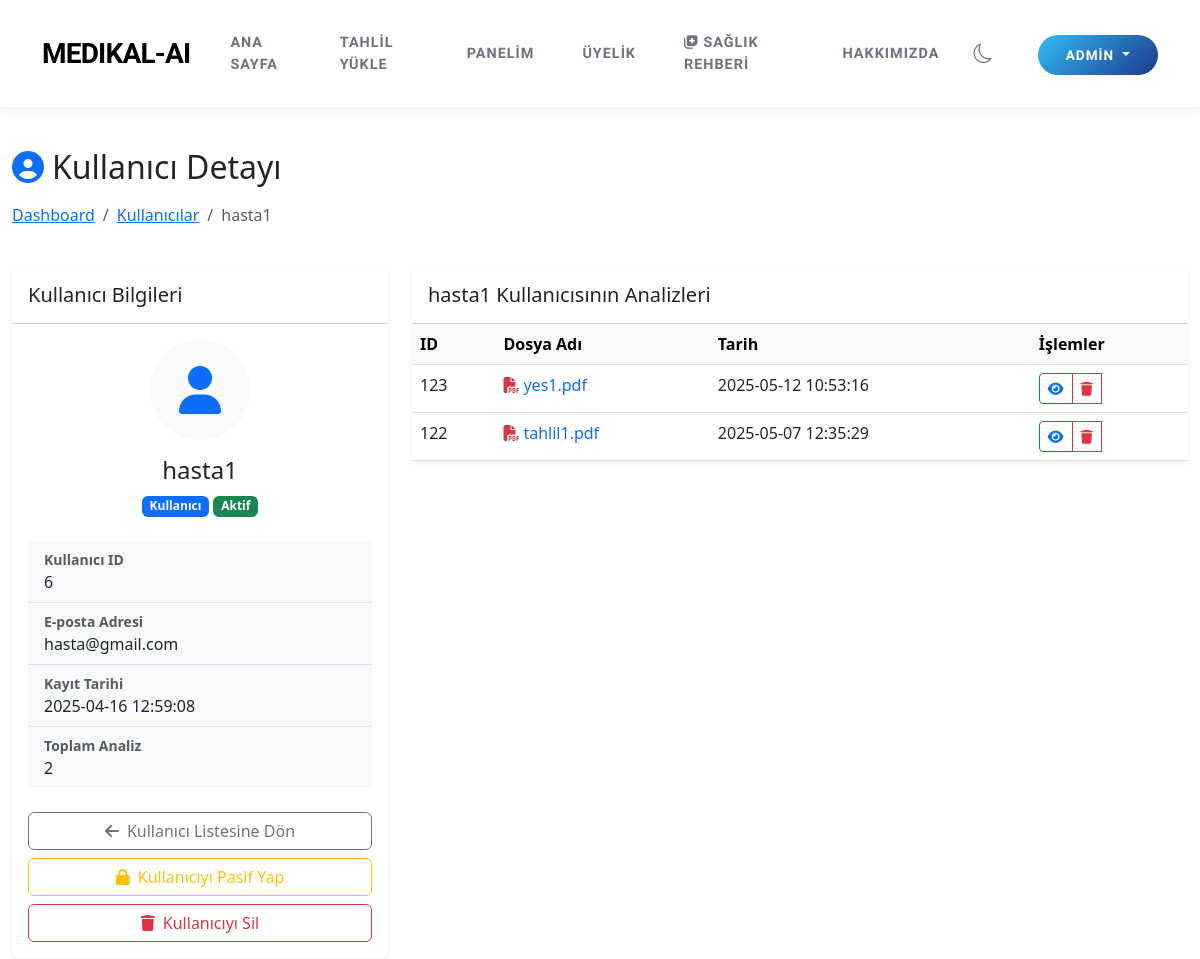
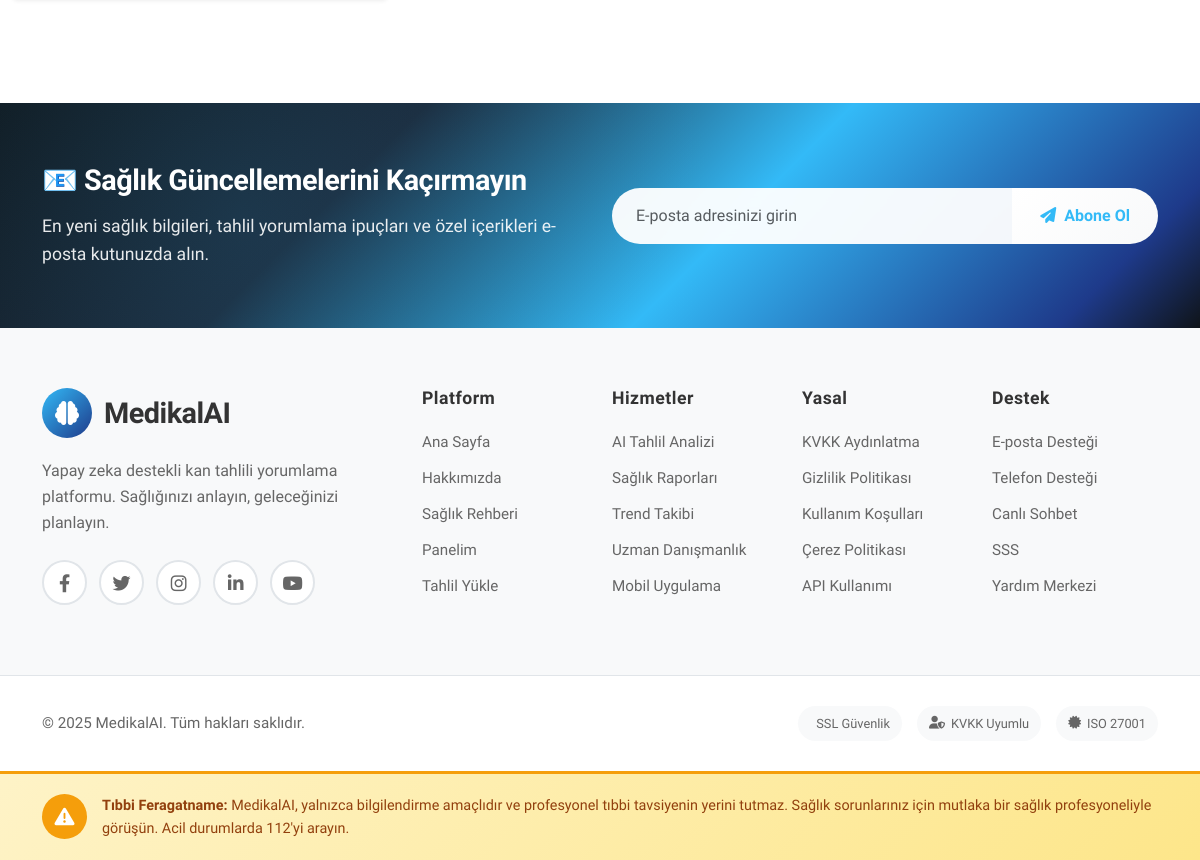
The app's page /admin/users/6 (signed in) with its own data (2 pictures, top to bottom).
### tables this page shows
CREATE TABLE users (
        id INTEGER PRIMARY KEY AUTOINCREMENT,
        username TEXT UNIQUE NOT NULL,
        password TEXT NOT NULL,
        email TEXT UNIQUE NOT NULL,
        created_at TIMESTAMP DEFAULT CURRENT_TIMESTAMP
    , role TEXT DEFAULT 'user', is_active BOOLEAN DEFAULT 1, login_count INTEGER DEFAULT 0, subscription_plan TEXT DEFAULT 'free', stripe_customer_id TEXT, subscription_status TEXT DEFAULT 'active', subscription_end_date TIMESTAMP);

CREATE TABLE analyses (
        id INTEGER PRIMARY KEY AUTOINCREMENT,
        user_id INTEGER,
        file_name TEXT,
        analysis_text TEXT,
        analysis_result TEXT,
        created_at TIMESTAMP DEFAULT CURRENT_TIMESTAMP, analysis_json TEXT, analysis_type TEXT DEFAULT 'kan',
        FOREIGN KEY (user_id) REFERENCES users (id)
    );

### app.py (the view)
@app.route('/admin/users/<int:user_id>')
@admin_required
def admin_user_detail(user_id):
    conn = sqlite3.connect(DB_PATH)
    conn.row_factory = sqlite3.Row
    c = conn.cursor()
    c.execute("SELECT * FROM users WHERE id = ?", (user_id,))
    user = c.fetchone()
    if not user:
        conn.close()
        flash('Kullanıcı bulunamadı!', 'danger')
        return redirect(url_for('admin_users'))
    c.execute("SELECT * FROM analyses WHERE user_id = ? ORDER BY created_at DESC", (user_id,))
    analyses = c.fetchall()
    conn.close()
    return render_template('admin/user_detail.html', user=user, analyses=analyses)

### templates/admin/user_detail.html (shortened to what this page needs)
{% extends "layout.html" %}
{% block content %}
<div class="container-fluid py-4">
    <div class="row mb-4">
        <div class="col-md-12">
            <h2 class="mb-3"><i class="fas fa-user-circle me-2 text-primary"></i>Kullanıcı Detayı</h2>
            <nav aria-label="breadcrumb">
                <ol class="breadcrumb">
                    <li class="breadcrumb-item"><a href="{{ url_for('admin_dashboard') }}">Dashboard</a></li>
                    <li class="breadcrumb-item"><a href="{{ url_for('admin_users') }}">Kullanıcılar</a></li>
                    <li class="breadcrumb-item active">{{ user.username }}</li>
                </ol>
            </nav>
        </div>
    </div>
    <div class="row g-4">
        <div class="col-md-4">
            <div class="card border-0 shadow-sm">
                <div class="card-header bg-white py-3">
                    <h5 class="mb-0">Kullanıcı Bilgileri</h5>
                </div>
                <div class="card-body">
                    <div class="text-center mb-4">
                        <div class="bg-light rounded-circle mx-auto mb-3 d-flex align-items-center justify-content-center" style="width: 100px; height: 100px;">
                            <i class="fas fa-user text-primary" style="font-size: 3rem;"></i>
                        </div>
                        <h4>{{ user.username }}</h4>
                        {% if user.role == 'admin' %}
                        <span class="badge bg-danger">Admin</span>
                        {% else %}
                        <span class="badge bg-primary">Kullanıcı</span>
                        {% endif %}
                        {% if user.is_active %}
                        <span class="badge bg-success">Aktif</span>
                        {% else %}
                        <span class="badge bg-danger">Pasif</span>
                        {% endif %}
                    </div>
                    <div class="list-group list-group-flush">
                        <div class="list-group-item bg-light">
                            <div class="fw-bold text-muted small">Kullanıcı ID</div>
                            <div>{{ user.id }}</div>
                        </div>
                        <div class="list-group-item bg-light">
                            <div class="fw-bold text-muted small">E-posta Adresi</div>
                            <div>{{ user.email }}</div>
                        </div>
                        <div class="list-group-item bg-light">
                            <div class="fw-bold text-muted small">Kayıt Tarihi</div>
                            <div>{{ user.created_at }}</div>
                        </div>
                        <div class="list-group-item bg-light">
                            <div class="fw-bold text-muted small">Toplam Analiz</div>
                            <div>{{ analyses|length }}</div>
                        </div>
                    </div>
                    <div class="d-grid gap-2 mt-4">
                        <a href="{{ url_for('admin_users') }}" class="btn btn-outline-secondary">
                            <i class="fas fa-arrow-left me-2"></i>Kullanıcı Listesine Dön
                        </a>
                        {% if user.id != 1 %}
                        <a href="{{ url_for('admin_toggle_user', user_id=user.id) }}" class="btn btn-outline-warning">
                            {% if user.is_active %}
                            <i class="fas fa-lock me-2"></i>Kullanıcıyı Pasif Yap
                            {% else %}
                            <i class="fas fa-lock-open me-2"></i>Kullanıcıyı Aktif Yap
                            {% endif %}
                        </a>
                        <button type="button" class="btn btn-outline-danger" data-bs-toggle="modal" data-bs-target="#deleteUserModal">
                            <i class="fas fa-trash me-2"></i>Kullanıcıyı Sil
                        </button>
                        {% endif %}
                    </div>
                </div>
            </div>
        </div>
        <div class="col-md-8">
            <div class="card border-0 shadow-sm">
                <div class="card-header bg-white py-3">
                    <h5 class="mb-0">{{ user.username }} Kullanıcısının Analizleri</h5>
                </div>
                <div class="card-body p-0">
                    {% if analyses %}
                    <div class="table-responsive">
                        <table class="table table-hover mb-0">
                            <thead class="table-light">
                                <tr>
                                    <th>ID</th>
                                    <th>Dosya Adı</th>
                                    <th>Tarih</th>
                                    <th>İşlemler</th>
                                </tr>
                            </thead>
                            <tbody>
                                {% for analysis in analyses %}
                                <tr>
                                    <td>{{ analysis.id }}</td>
                                    <td>
                                        <a href="{{ url_for('admin_analysis_detail', analysis_id=analysis.id) }}" class="text-decoration-none">
                                            <i class="fas fa-file-pdf text-danger me-1"></i>{{ analysis.file_name }}
                                        </a>
                                    </td>
                                    <td>{{ analysis.created_at }}</td>
                                    <td>
                                        <div class="btn-group btn-group-sm" role="group">
                                            <a href="{{ url_for('admin_analysis_detail', analysis_id=analysis.id) }}" class="btn btn-outline-primary" title="Görüntüle">
                                                <i class="fas fa-eye"></i>
                                            </a>
                                            <button type="button" class="btn btn-outline-danger" title="Sil" data-bs-toggle="modal" data-bs-target="#deleteModal{{ analysis.id }}">
                                                <i class="fas fa-trash"></i>
                                            </button>
                                        </div>
                                    </td>
                                </tr>
                                {% endfor %}
                            </tbody>
                        </table>
                    </div>
                    {% else %}
                    <div class="text-center py-5">
                        <i class="fas fa-file-medical-alt text-muted mb-3" style="font-size: 3rem;"></i>
                        <h5>Bu kullanıcının henüz analizi bulunmuyor.</h5>
                    </div>
                    {% endif %}
                </div>
            </div>
        </div>
    </div>
</div>
{% endblock %}

### templates/layout.html (style rules this page uses)
body { min-height: 100vh; display: flex; flex-direction: column; transition: background-color 0.3s ease, color 0.3s ease; }

### records on screen
users: username "hasta1", id "6", email "hasta@gmail.com", created_at "2025-04-16 12:59:08"
analyses: id "123", file_name "yes1.pdf", created_at "2025-05-12 10:53:16"
analyses: id "122", file_name "tahlil1.pdf", created_at "2025-05-07 12:35:29"

### other values on screen
{{ session.username }} "ADMIN"
{{ analyses|length }} "2"
